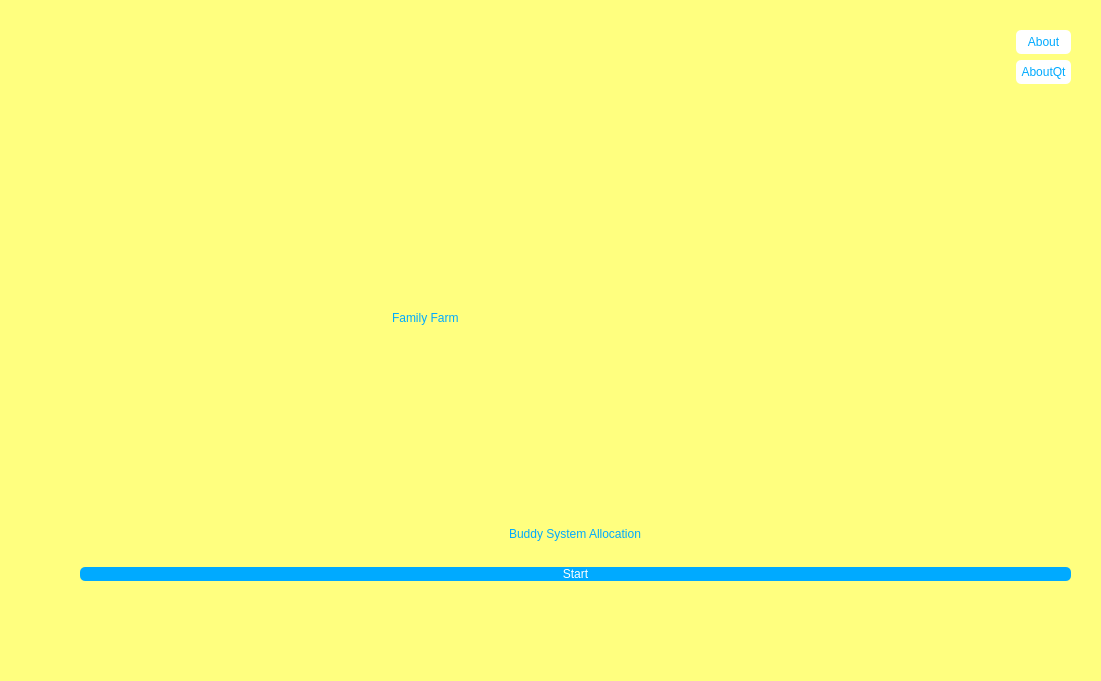
<?xml version="1.0" encoding="UTF-8"?>
<ui version="4.0">
 <class>MainWindow</class>
 <widget class="QMainWindow" name="MainWindow">
  <property name="geometry">
   <rect>
    <x>0</x>
    <y>0</y>
    <width>1101</width>
    <height>681</height>
   </rect>
  </property>
  <property name="windowTitle">
   <string>MainWindow</string>
  </property>
  <property name="styleSheet">
   <string notr="true">background-color: rgb(255, 255, 127);
alternate-background-color: rgb(170, 255, 127);
color: rgb(0, 170, 255);</string>
  </property>
  <widget class="QWidget" name="centralwidget">
   <widget class="QWidget" name="layoutWidget">
    <property name="geometry">
     <rect>
      <x>80</x>
      <y>30</y>
      <width>991</width>
      <height>551</height>
     </rect>
    </property>
    <layout class="QVBoxLayout" name="verticalLayout_3">
     <item>
      <layout class="QGridLayout" name="gridLayout">
       <item row="1" column="6" rowspan="2">
        <spacer name="verticalSpacer_2">
         <property name="orientation">
          <enum>Qt::Vertical</enum>
         </property>
         <property name="sizeHint" stdset="0">
          <size>
           <width>20</width>
           <height>40</height>
          </size>
         </property>
        </spacer>
       </item>
       <item row="1" column="2">
        <spacer name="horizontalSpacer">
         <property name="orientation">
          <enum>Qt::Horizontal</enum>
         </property>
         <property name="sizeHint" stdset="0">
          <size>
           <width>40</width>
           <height>20</height>
          </size>
         </property>
        </spacer>
       </item>
       <item row="0" column="3" rowspan="3">
        <spacer name="verticalSpacer_3">
         <property name="orientation">
          <enum>Qt::Vertical</enum>
         </property>
         <property name="sizeHint" stdset="0">
          <size>
           <width>20</width>
           <height>40</height>
          </size>
         </property>
        </spacer>
       </item>
       <item row="2" column="1">
        <spacer name="verticalSpacer">
         <property name="orientation">
          <enum>Qt::Vertical</enum>
         </property>
         <property name="sizeHint" stdset="0">
          <size>
           <width>20</width>
           <height>40</height>
          </size>
         </property>
        </spacer>
       </item>
       <item row="0" column="5" rowspan="3">
        <spacer name="verticalSpacer_4">
         <property name="orientation">
          <enum>Qt::Vertical</enum>
         </property>
         <property name="sizeHint" stdset="0">
          <size>
           <width>20</width>
           <height>40</height>
          </size>
         </property>
        </spacer>
       </item>
       <item row="0" column="2">
        <spacer name="horizontalSpacer_3">
         <property name="orientation">
          <enum>Qt::Horizontal</enum>
         </property>
         <property name="sizeHint" stdset="0">
          <size>
           <width>40</width>
           <height>20</height>
          </size>
         </property>
        </spacer>
       </item>
       <item row="2" column="2">
        <widget class="QLabel" name="label">
         <property name="sizePolicy">
          <sizepolicy hsizetype="Preferred" vsizetype="Fixed">
           <horstretch>0</horstretch>
           <verstretch>0</verstretch>
          </sizepolicy>
         </property>
         <property name="styleSheet">
          <string notr="true">color:rgb(0, 170, 255);
font: 90pt &quot;Stencil&quot;;
text-align: center;</string>
         </property>
         <property name="text">
          <string>Family Farm</string>
         </property>
        </widget>
       </item>
       <item row="2" column="0">
        <spacer name="horizontalSpacer_2">
         <property name="orientation">
          <enum>Qt::Horizontal</enum>
         </property>
         <property name="sizeHint" stdset="0">
          <size>
           <width>40</width>
           <height>20</height>
          </size>
         </property>
        </spacer>
       </item>
       <item row="4" column="0" colspan="7">
        <layout class="QVBoxLayout" name="verticalLayout">
         <item alignment="Qt::AlignHCenter">
          <widget class="QLabel" name="label_2">
           <property name="sizePolicy">
            <sizepolicy hsizetype="Preferred" vsizetype="Fixed">
             <horstretch>0</horstretch>
             <verstretch>0</verstretch>
            </sizepolicy>
           </property>
           <property name="styleSheet">
            <string notr="true">color: rgb(0, 170, 255);
font: 24pt &quot;Segoe UI&quot;;</string>
           </property>
           <property name="text">
            <string>Buddy System Allocation</string>
           </property>
          </widget>
         </item>
         <item>
          <spacer name="horizontalSpacer_5">
           <property name="orientation">
            <enum>Qt::Horizontal</enum>
           </property>
           <property name="sizeHint" stdset="0">
            <size>
             <width>40</width>
             <height>20</height>
            </size>
           </property>
          </spacer>
         </item>
        </layout>
       </item>
       <item row="0" column="6">
        <layout class="QVBoxLayout" name="verticalLayout_2">
         <item>
          <widget class="QPushButton" name="About">
           <property name="styleSheet">
            <string notr="true">background-color: rgb(255, 255, 255);
selection-color: rgb(255, 255, 255);
selection-color: rgb(0, 170, 255);
color: rgb(0, 170, 255);
border-radius:5px;
padding:5px;
width:10px;</string>
           </property>
           <property name="text">
            <string>About</string>
           </property>
          </widget>
         </item>
         <item>
          <widget class="QPushButton" name="AboutQt">
           <property name="styleSheet">
            <string notr="true">background-color: rgb(255, 255, 255);
color: rgb(0, 170, 255);
selection-background-color: rgb(0, 170, 255);
selection-color: rgb(255, 255, 255);
border-radius:5px;
padding:5px;</string>
           </property>
           <property name="text">
            <string>AboutQt</string>
           </property>
          </widget>
         </item>
        </layout>
       </item>
       <item row="0" column="4" rowspan="3">
        <spacer name="horizontalSpacer_4">
         <property name="orientation">
          <enum>Qt::Horizontal</enum>
         </property>
         <property name="sizeHint" stdset="0">
          <size>
           <width>40</width>
           <height>20</height>
          </size>
         </property>
        </spacer>
       </item>
      </layout>
     </item>
     <item>
      <widget class="QPushButton" name="start">
       <property name="styleSheet">
        <string notr="true">background-color: rgb(0, 170, 255);
selection-color: rgb(0, 0, 0);
color:rgb(255, 255, 255);
selection-color: rgb(255, 255, 255);
selection-background-color: rgb(0, 170, 255);
font: 18pt &quot;Segoe UI&quot;;
border-radius:5px;</string>
       </property>
       <property name="text">
        <string>Start</string>
       </property>
      </widget>
     </item>
    </layout>
   </widget>
  </widget>
  <widget class="QMenuBar" name="menubar">
   <property name="geometry">
    <rect>
     <x>0</x>
     <y>0</y>
     <width>1101</width>
     <height>17</height>
    </rect>
   </property>
  </widget>
  <widget class="QStatusBar" name="statusbar"/>
 </widget>
 <resources/>
 <connections/>
</ui>
